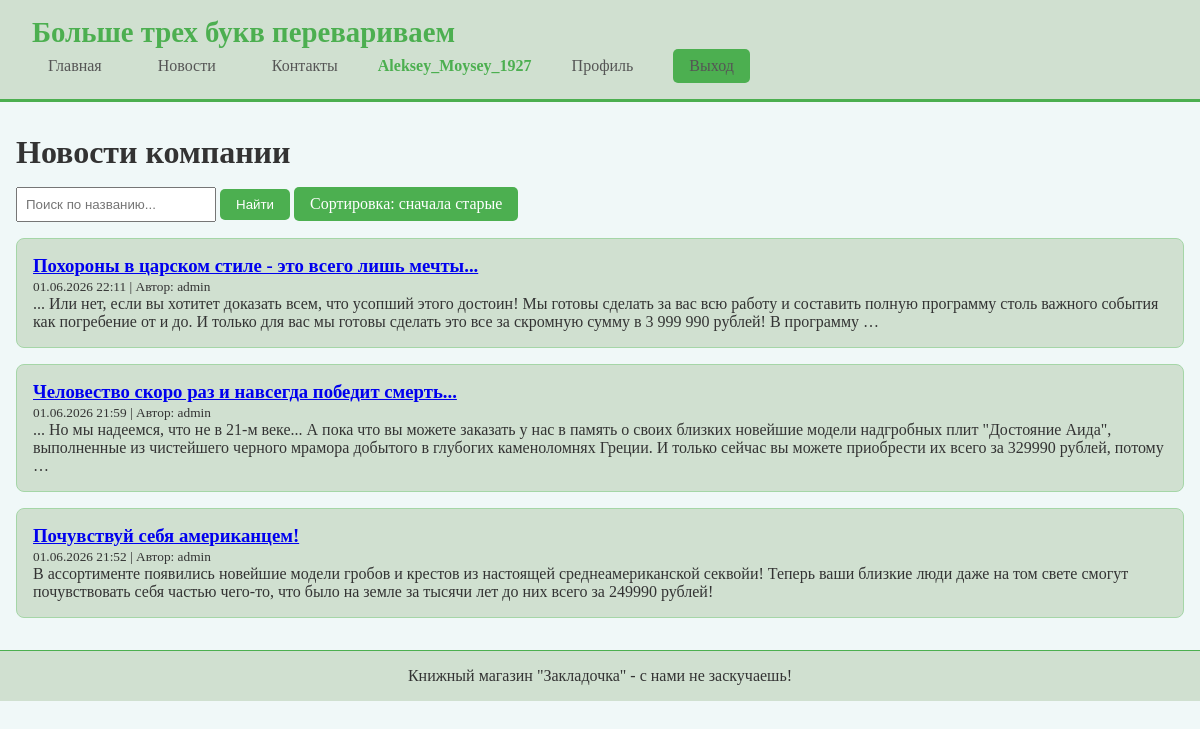
The app's page /news/ (signed in) with its own data.
### main/models.py (models this page shows, shortened)
class News(models.Model):
    title = models.CharField(max_length=200, verbose_name="Заголовок")
    content = models.TextField(verbose_name="Содержание")
    author = models.ForeignKey(User, on_delete=models.CASCADE, verbose_name="Автор")
    pub_date = models.DateTimeField(default=timezone.now, verbose_name="Дата публикации")
    image = models.ImageField(upload_to='news_images/', blank=True, null=True, verbose_name="Изображение")
    class Meta:
        ordering = ['-pub_date']
        verbose_name = "Новость"
        verbose_name_plural = "Новости"

### main/views.py (the view)
# urls.py: path('news/', views.news_list, name='news_list'),
def news_list(request):
    news = News.objects.all()
    sort = request.GET.get('sort', 'desc')
    if sort == 'asc':
        news = news.order_by('pub_date')
    else:
        news = news.order_by('-pub_date')
    search_query = request.GET.get('search', '')
    if search_query:
        news = news.filter(Q(title__icontains=search_query))
    return render(request, 'main/news_list.html', {
        'news': news,
        'current_sort': sort,
        'search_query': search_query,
    })

### templates/main/news_list.html (shortened to what this page needs)
{% extends 'base.html' %}
{% block content %}
<h1>Новости компании</h1>
<form method="get" style="margin: 1rem 0;">
    <input type="text" name="search" placeholder="Поиск по названию..." value="{{ search_query }}" style="padding: 0.5rem; width: 200px;">
    <button type="submit" class="btn">Найти</button>
    <a href="?sort={% if current_sort == 'desc' %}asc{% else %}desc{% endif %}" class="btn">
        Сортировка: {% if current_sort == 'desc' %}сначала старые{% else %}сначала новые{% endif %}
    </a>
</form>
{% for item in news %}
    <div class="news-card">
        <h3><a href="{% url 'news_detail' item.id %}" style="color:#С0С0С0;">{{ item.title }}</a></h3>
        <small>{{ item.pub_date|date:"d.m.Y H:i" }} | Автор: {{ item.author.username }}</small>
        <p>{{ item.content|truncatewords:50 }}</p>
    </div>
{% empty %}
    <p>Новостей не найдено.</p>
{% endfor %}
{% endblock %}

### templates/base.html (shortened to what this page needs)
<!DOCTYPE html>
<html lang="ru">
<head>
</head>
<body>
    <nav>
        <a href="/" class="logo">Больше трех букв перевариваем</a>
        <div class="nav-links">
            <a href="{% url 'home' %}">Главная</a>
            <a href="{% url 'news_list' %}">Новости</a>
            <a href="{% url 'contacts' %}">Контакты</a>
            {% if user.is_authenticated %}
                <span class="user-info">{{ user.username }}</span>
                <a href="{% url 'profile' %}">Профиль</a>
                <a href="{% url 'logout' %}" class="btn">Выход</a>
            {% else %}
                <a href="{% url 'login' %}" class="btn">Вход</a>
                <a href="{% url 'register' %}" class="btn">Регистрация</a>
            {% endif %}
        </div>
    </nav>
    <div class="container">
        {% block content %}{% endblock %}
    </div>
    <footer>
        <p>Книжный магазин "Закладочка" - с нами не заскучаешь!</p>
    </footer>
</body>
</html>

### templates/base.html (style rules this page uses)
* { margin: 0; padding: 0; box-sizing: border-box; }
body { font-family: 'Georgia', 'Times New Roman', serif; background: #f0f8f8; color: #333333; }
nav { background: #d0e0d0; padding: 1rem 2rem; border-bottom: 3px solid #4CAF50; display: flex; justify-content: space-between; align-items: center; flex-wrap: wrap; }
.logo { font-size: 1.8rem; font-weight: bold; color: #4CAF50; text-decoration: none; }
.nav-links { display: flex; gap: 1.5rem; align-items: center; flex-wrap: wrap; }
.nav-links a { color: #555555; text-decoration: none; padding: 0.5rem 1rem; transition: 0.3s; }
.btn { background: #4CAF50; color: white; padding: 0.5rem 1rem; border: none; border-radius: 5px; cursor: pointer; text-decoration: none; display: inline-block; }
.container { max-width: 1200px; margin: 2rem auto; padding: 0 1rem; }
.news-card { background: #d0e0d0; padding: 1rem; margin-bottom: 1rem; border-radius: 8px; border: 1px solid #A5D6A7; }
footer { background: #d0e0d0; text-align: center; padding: 1rem; margin-top: 2rem; border-top: 1px solid #4CAF50; }
.user-info { color: #4CAF50; font-weight: bold; }

### records on screen
News: title "Похороны в царском стиле - это всего лишь мечты...", pub_date "01.06.2026 22:11", author.username "admin", content "... Или нет, если вы хотитет доказать всем, что усопший этого достоин! Мы готовы сделать за вас всю работу и составить полную программу столь важного события как погребение от и до. И только для вас мы готовы сделать это все за скромную сумму в 3 999 990 рублей! В программу …"
News: title "Человество скоро раз и навсегда победит смерть...", pub_date "01.06.2026 21:59", author.username "admin", content "... Но мы надеемся, что не в 21-м веке... А пока что вы можете заказать у нас в память о своих близких новейшие модели надгробных плит \"Достояние Аида\", выполненные из чистейшего черного мрамора добытого в глубогих каменоломнях Греции. И только сейчас вы можете приобрести их всего за 329990 рублей, потому …"
News: title "Почувствуй себя американцем!", pub_date "01.06.2026 21:52", author.username "admin", content "В ассортименте появились новейшие модели гробов и крестов из настоящей среднеамериканской секвойи! Теперь ваши близкие люди даже на том свете смогут почувствовать себя частью чего-то, что было на земле за тысячи лет до них всего за 249990 рублей!"

### other values on screen
{{ user.username }} "Aleksey_Moysey_1927"
